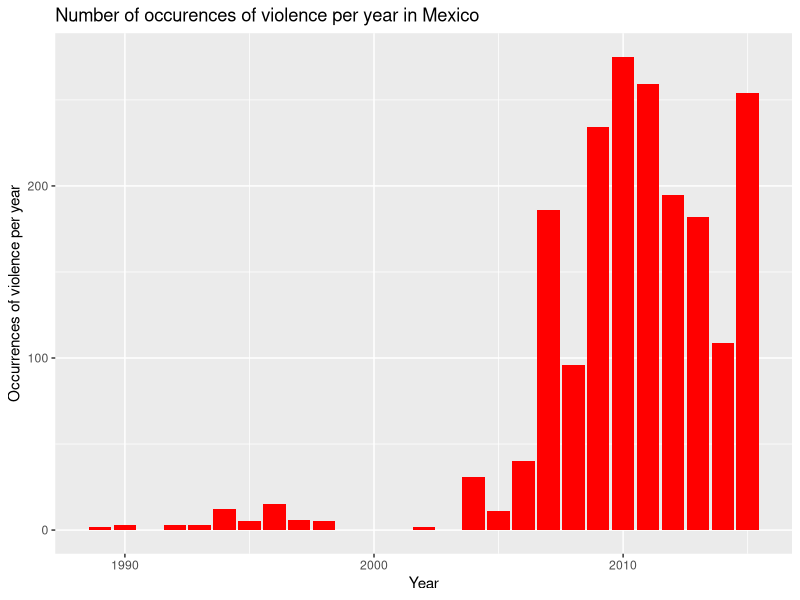
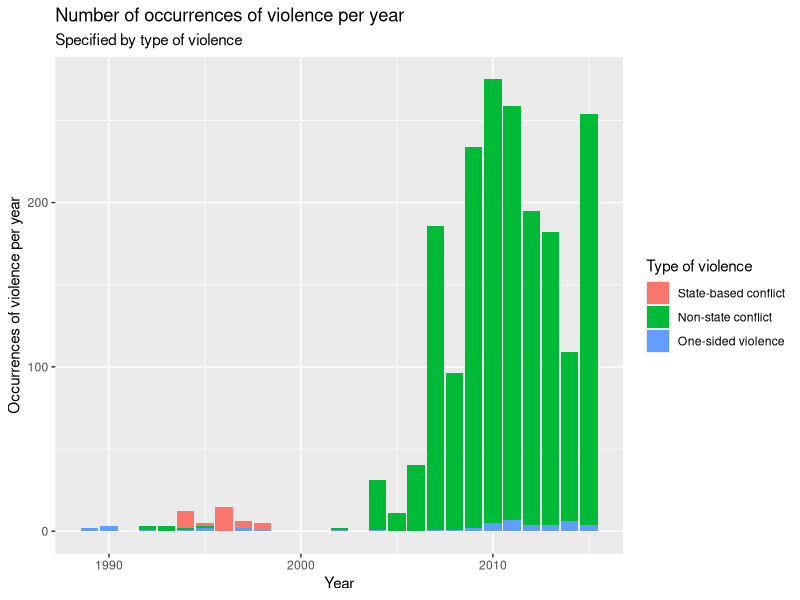
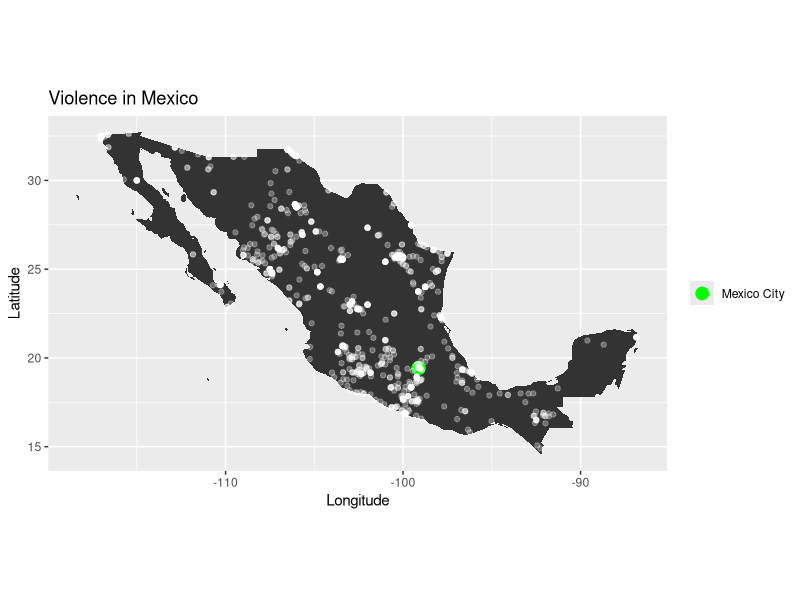
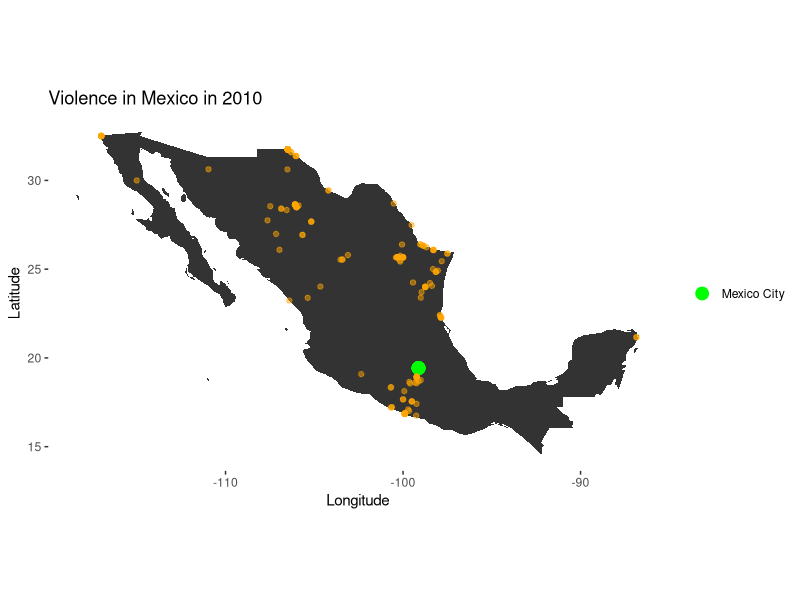

Write R code to recreate these figures, in order. (Note: this script raises an error after producing the figures.)
#read in the data and install necessary packages
conflict_mexico <- read.csv("conflict_mexico.csv", stringsAsFactors = F)
library(maps)
library(tidyverse)

#count how often violence occurs per year
occurences_per_year <- count(conflict_mexico, year)

#plot a graph
a <- ggplot()+geom_bar(data = occurences_per_year, mapping=aes(x=year, y=n), stat='identity', fill='red')+  
  xlab("Year") + ylab("Occurrences of violence per year") +
  labs(title= "Number of occurences of violence per year in Mexico")
a
#specify per type of violence
conflict_mexico$type_of_violence <- factor(conflict_mexico$type_of_violence)
b <- ggplot()+geom_bar(data = conflict_mexico, mapping=aes(x=year, fill=type_of_violence)) + 
  xlab("Year") + ylab("Occurrences of violence per year") +
  scale_fill_discrete(name="Type of violence", labels=c("State-based conflict", "Non-state conflict", "One-sided violence")) +
  labs(title = "Number of occurrences of violence per year", subtitle = "Specified by type of violence")
b
#how about the location of violence?
#plot mexico map
maps <- map_data('world')
Mexico <- maps %>%
     filter(region %in% c("Mexico"))
mexico_city <- conflict_mexico %>% filter(adm_1 %in% c("Distrito Federal"))
c <- ggplot() +
  geom_polygon(data = Mexico, aes(x=long, y=lat, group=group)) +
  coord_fixed(1) + 
  geom_point(data=mexico_city, mapping = aes(x=longitude, y=latitude, fill=where_coordinates), size=4, color="green") +
  geom_point(data=conflict_mexico, mapping = aes(x=longitude, y=latitude, color=), color='white', alpha=0.3) + 
  xlab("Longitude") + ylab("Latitude") +
  ggtitle("Violence in Mexico") +
  theme(legend.title = element_blank())
c

#2010 was the year with the most occurrences of violence, how is the distribution per state?

year_2010 <- conflict_mexico %>% filter(year == 2010)

c1 <- ggplot() +
  geom_polygon(data = Mexico, aes(x=long, y=lat, group=group)) +
  coord_fixed(1) + 
  geom_point(data=mexico_city, mapping = aes(x=longitude, y=latitude, fill=where_coordinates), size=4, color="green") +
  geom_point(data=year_2010, mapping = aes(x=longitude, y=latitude, color=), color='orange', alpha=.5) + 
  xlab("Longitude") + ylab("Latitude") +
  ggtitle("Violence in Mexico in 2010") +
  theme(legend.title = element_blank()) +
  theme(panel.grid.major = element_blank(), panel.grid.minor = element_blank(), panel.background = element_blank())
c1

d <- ggplot()+
  geom_bar(data = year_2010, mapping=aes(x=adm_1, fill=adm_1), na.rm=F)+
  coord_flip()+
  ggtitle("Occurrences of violence per state in 2010") + xlab("Count") + ylab("State") +
  scale_fill_discrete(name="State") 
d
